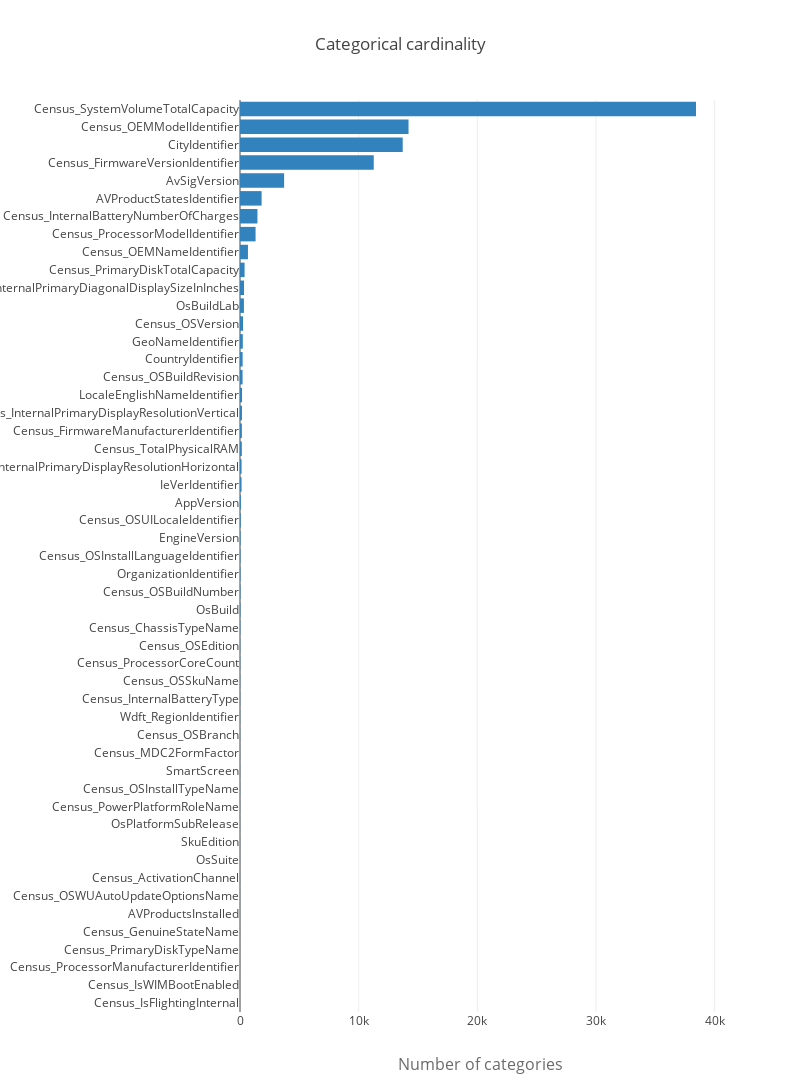

Notebook code cell kept with this figure:
### Code cell
trace = go.Bar(y=[x[0] for x in cardinality],
               x=[x[1] for x in cardinality],
               orientation='h', marker=dict(color='rgb(49,130,189)'), name='train')

layout = go.Layout(
    title='Categorical cardinality', height=1600, width=800,
    xaxis=dict(
        title='Number of categories',
        titlefont=dict(size=16, color='rgb(107, 107, 107)'),
        domain=[0.25, 1]
    ),
    barmode='group',
    bargap=0.1,
    bargroupgap=0.1
)

fig = go.Figure(data=[trace], layout=layout)
iplot(fig)

### Figure 1 — Plotly figure (JSON) as saved in the notebook; plotly's stock layout.template omitted (floating-point values rounded to 4 significant figures)
{"data": [{"marker": {"color": "rgb(49,130,189)"}, "name": "train", "orientation": "h", "type": "bar", "uid": "c11eaf11-2dff-46ed-bbc5-63759a250283", "x": [1, 1, 3, 4, 4, 5, 6, 6, 7, 8, 9, 9, 9, 11, 11, 13, 15, 18, 18, 20, 20, 28, 36, 36, 38, 39, 46, 63, 76, 131, 132, 153, 158, 164, 172, 216, 221, 236, 254, 330, 336, 386, 671, 1312, 1470, 1820, 3717, 11270, 13711, 14202, 38428], "y": ["Census_IsFlightingInternal", "Census_IsWIMBootEnabled", "Census_ProcessorManufacturerIdentifier", "Census_PrimaryDiskTypeName", "Census_GenuineStateName", "AVProductsInstalled", "Census_OSWUAutoUpdateOptionsName", "Census_ActivationChannel", "OsSuite", "SkuEdition", "OsPlatformSubRelease", "Census_PowerPlatformRoleName", "Census_OSInstallTypeName", "SmartScreen", "Census_MDC2FormFactor", "Census_OSBranch", "Wdft_RegionIdentifier", "Census_InternalBatteryType", "Census_OSSkuName", "Census_ProcessorCoreCount", "Census_OSEdition", "Census_ChassisTypeName", "OsBuild", "Census_OSBuildNumber", "OrganizationIdentifier", "Census_OSInstallLanguageIdentifier", "EngineVersion", "Census_OSUILocaleIdentifier", "AppVersion", "IeVerIdentifier", "Census_InternalPrimaryDisplayResolutionHorizontal", "Census_TotalPhysicalRAM", "Census_FirmwareManufacturerIdentifier", "Census_InternalPrimaryDisplayResolutionVertical", "LocaleEnglishNameIdentifier", "Census_OSBuildRevision", "CountryIdentifier", "GeoNameIdentifier", "Census_OSVersion", "OsBuildLab", "Census_InternalPrimaryDiagonalDisplaySizeInInches", "Census_PrimaryDiskTotalCapacity", "Census_OEMNameIdentifier", "Census_ProcessorModelIdentifier", "Census_InternalBatteryNumberOfCharges", "AVProductStatesIdentifier", "AvSigVersion", "Census_FirmwareVersionIdentifier", "CityIdentifier", "Census_OEMModelIdentifier", "Census_SystemVolumeTotalCapacity"]}], "layout": {"bargap": 0.1, "bargroupgap": 0.1, "barmode": "group", "height": 1600, "title": {"text": "Categorical cardinality"}, "width": 800, "xaxis": {"domain": [0.25, 1], "title": {"font": {"color": "rgb(107, 107, 107)", "size": 16}, "text": "Number of categories"}}}}
